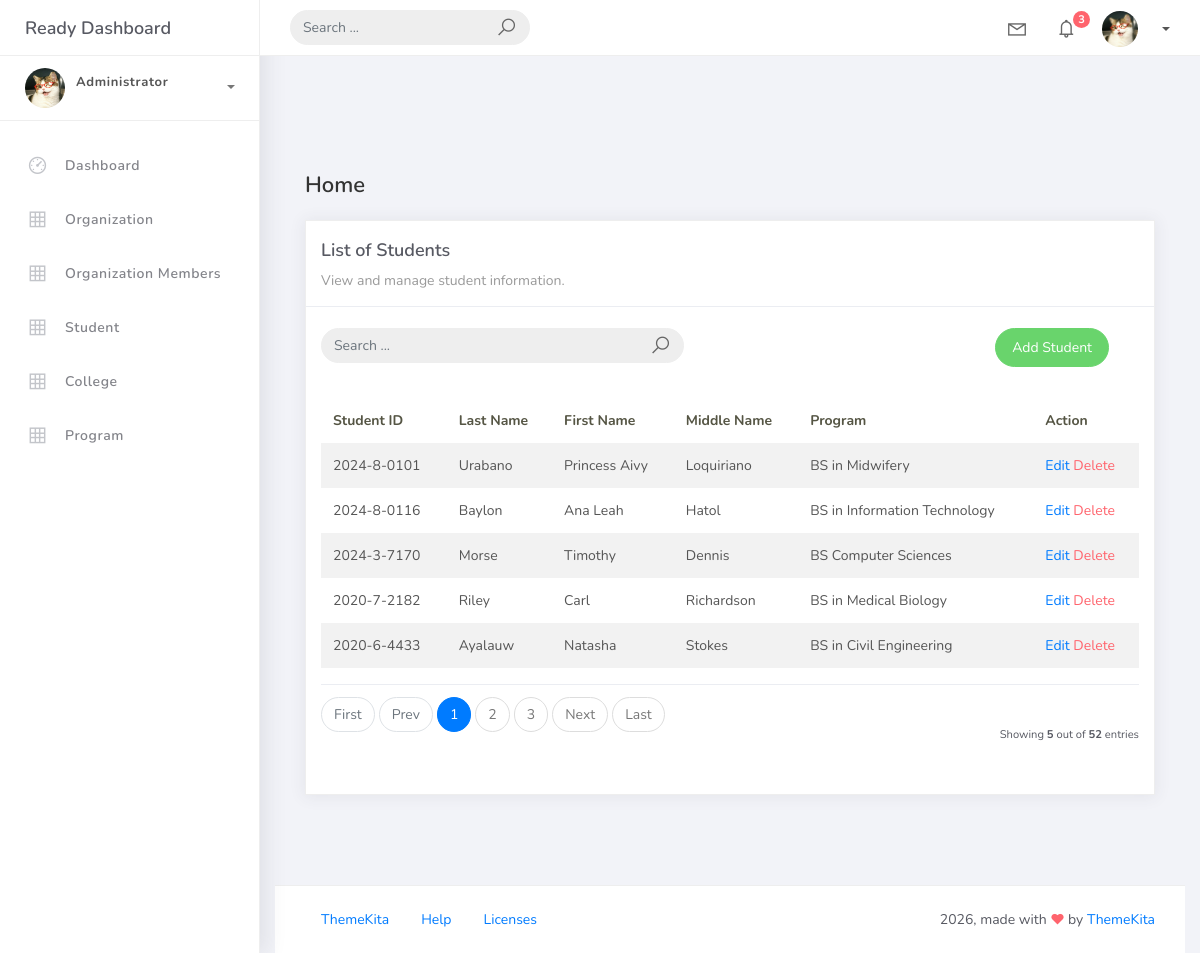
Screenshot of /student_list with the database file from the repository.
### studentorg/models.py (models this page shows, shortened)
class BaseModel(models.Model):
    created_at = models.DateTimeField(auto_now_add=True, db_index=True)
    updated_at = models.DateTimeField(auto_now=True)
    class Meta:
     abstract = True

class Student(BaseModel):
    student_id = models.CharField(max_length=15)
    lastname = models.CharField(max_length=25)
    firstname = models.CharField(max_length=25)
    middlename = models.CharField(max_length=25, blank=True, null=True)
    program = models.ForeignKey(Program, on_delete=models.CASCADE)

class Program(BaseModel):
    prog_name = models.CharField(max_length=150)
    college = models.ForeignKey(College, on_delete=models.CASCADE)
    def __str__(self):
     return self.prog_name

### studentorg/views.py (the view, shortened to what this page needs)
# urls.py: path("student_list", views.StudentListView.as_view(), name="student-list"),
class StudentListView(ListView):
    model = Student
    context_object_name = "student"
    template_name = "stu_list.html"
    paginate_by = 5
    def get_queryset(self):
            qs = super().get_queryset()
            query = self.request.GET.get("q")
            return qs

### templates/stu_list.html
{% extends 'base.html' %}
{% load static %}
{% block content %}
<div class="content">
    <div class="container-fluid">
        <h4 class="page-title">Home</h4>
        <div class="row">
            <div class="col-md-12">
                <div class="card">
                    <div class="card-header">
                        <div class="card-title">List of Students</div>
                        <div class="card-category">View and manage student information.</div>
                    </div>
                    <br />
                    <div class="col-md-12 row">
                        <div class="col-md-6">
                            <form class="navbar-left navbar-form nav-search mr-md-3" action="{% url "student-list" %}">
                                <div class="input-group">
                                    <input type="text" placeholder="Search ..." class="form-control" name="q" />
                                    <div class="input-group-append">
                                        <span class="input-group-text">
                                            <i class="la la-search search-icon"></i>
                                        </span>
                                    </div>
                                </div>
                            </form>
                        </div>
                        <div class="col-md-6">
                            <div class="pull-right">
                                <a href="{% url 'student-add' %}" class="btn btn-success btn-rounded">
                                    Add Student
                                </a>
                            </div>
                        </div>
                    </div>
                    <div class="card-body">
                        <table class="table table-striped mt-3">
                            <thead>
                                <tr>
                                    <th scope="col">Student ID</th>
                                    <th scope="col">Last Name</th>
                                    <th scope="col">First Name</th>
                                    <th scope="col">Middle Name</th>
                                    <th scope="col">Program</th>
                                    <th scope="col">Action</th>
                                </tr>
                            </thead>
                            <tbody>
                                {% for object in object_list %}
                                <tr>
                                    <td>{{ object.student_id }}</td>
                                    <td>{{ object.lastname }}</td>
                                    <td>{{ object.firstname }}</td>
                                    <td>{{ object.middlename }}</td>
                                    <td>{{ object.program }}</td>
                                    <td>
                                        <a href="student_list/{{ object.id }}">Edit</a>
                                        <a href="student_list/{{ object.id }}/delete" class="text-danger">Delete</a>
                                    </td>
                                </tr>
                                {% empty %}
                                <tr>
                                    <td colspan="6" style="text-align: center">
                                        <p class="text-sm font-weight-bold mb-0">No Records Found</p>
                                    </td>
                                </tr>
                                {% endfor %}
                            </tbody>
                        </table>
                        {% include 'includes/pagination.html' %}
                    </div>
                </div>
            </div>
        </div>
    </div>
</div>
{% endblock %}

### rows the page displays
Student: student_id "2024-8-0101", lastname "Urabano", firstname "Princess Aivy", middlename "Loquiriano", program "BS in Midwifery"
Student: student_id "2024-8-0116", lastname "Baylon", firstname "Ana Leah", middlename "Hatol", program "BS in Information Technology"
Student: student_id "2024-3-7170", lastname "Morse", firstname "Timothy", middlename "Dennis", program "BS Computer Sciences"
Student: student_id "2020-7-2182", lastname "Riley", firstname "Carl", middlename "Richardson", program "BS in Medical Biology"
Student: student_id "2020-6-4433", lastname "Ayalauw", firstname "Natasha", middlename "Stokes", program "BS in Civil Engineering"

### other values shown
{{ page_num }} "1"
{{ page_num }} "2" "3"
{{ object_list.count }} "5"
{{ paginator.count }} "52"
